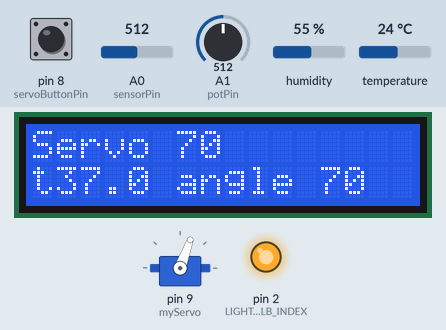
This sketch was run on a simulated Arduino Uno, built with avr-gcc and run on an emulated ATmega328P. Parts: 16×2 character LCD, servo, output pins drawn as LEDs (lit = HIGH). The inputs (shaded band) are chosen by the test bench; at power-on: A1 (potPin) = 512, pin 8 (servoButtonPin) LOW, A0 (sensorPin) = 512, humidity 55 %, temperature 24 °C. What the sketch prints to the serial monitor is not drawn.

Above: at 8.4 s.
8.5 s: A1 (potPin) set to 500
At 11.1 s:
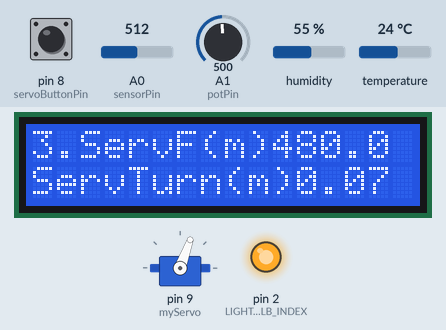
15.2 s: A1 (potPin) set to 716
At 17.5 s:
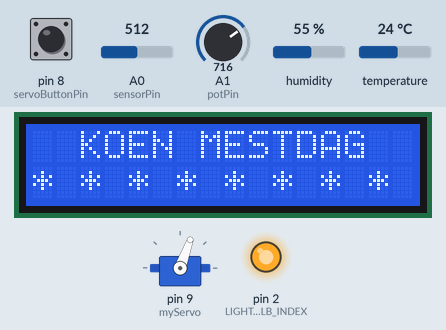
18.0 s: A1 (potPin) set to 696
20.5 s: A1 (potPin) set to 665
At 21.4 s:
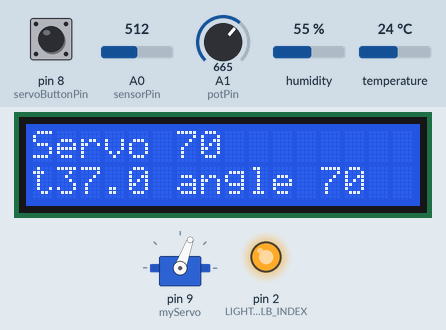
23.0 s: A1 (potPin) set to 306
At 25.8 s:
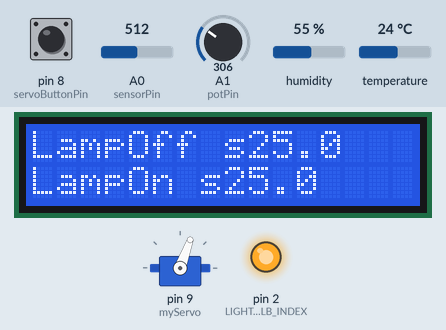
29.7 s: pin 8 (servoButtonPin) pulled HIGH for 2.2 s
At 33.41 s:
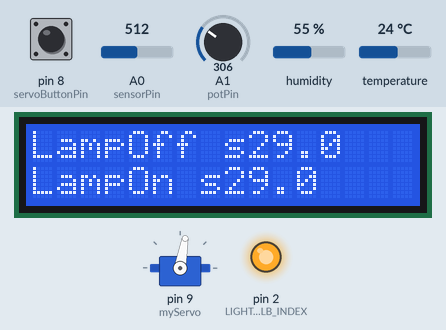
Timing chart, 0 to 37.9 s (numbered marks = the images above; inputs shaded):
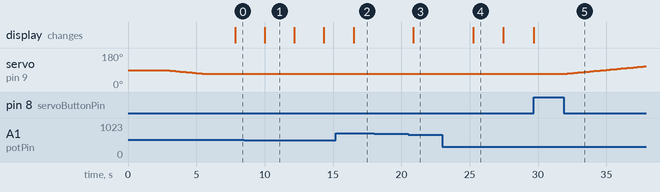

The sketch:

Arduino_temperature_moisture_lamp_display_Koen.ino
```cpp
/*
  Arduino egg hatcher

  Parts required:
  - one TMP36 temperature sensor            // double check on breading temp
  - 1 red LEDs                              // shows when heating is on
  - 2 220 ohm resistor                      // protects LED, helps pushbutton
  - Velleman VMA311 (DHT11)                 // used for regulating breading temp & humidity
  - Relco VLM 99085 snoerdimmer             // used for diming IR light
  - Velleman 4 channel relay module VMA400  // IR light switch
  - 1 servo motor                           // servo motor to tilt eggs
  - 2 XXX capacitors                        // protect board from servo creating power dip
  - 1 1J63 capacitor (0.1µF = 100nF)        // used to shield lcd from servo peak

  created 9 februari 2019
  by Koen Mestdag

  This example code is part of the public domain.
*/

// named constant for the pin the temp sensor is connected to
const int sensorPin = A0;
// lightbulbindex
const int LIGHT_BULB_INDEX = 2;

// target room temperature in Celsius
const float targetTemp = 37.0;
float vellemanAveragetemp = 37;
float vellemanTemps[25];
float dhtTemp;

// second temp measurement
// Fix the "floating" temperature reading
float averagetemp = targetTemp; // starting average (confirms to 37°)
float temps[25]; // use average of 25 readings because there is to much fluctuation

// Set up the LCD
// include the LCD code library:
#include <LiquidCrystal.h>
// initialize the library with the numbers of the interface pins
LiquidCrystal lcd(12, 11, 6, 5, 4, 3);

// Set up the temp & moisture for the Velleman component
#include <dht.h>
dht DHT; // load class to connect to Velleman
#define DHT11_PIN 7 // set pin of temp reader

// set up servo
#include <Servo.h>
// servo object which represents the real thing
Servo myServo;
// the pin that is connected to the servo
int const potPin = A1;
// angle switches
const int leftAngle = 70;
const int rightAngle = 125;
// the current angle
int angle = 120;
// step by step rotation (local var)
int pos;
// time in milliseconds in which the servo is turned (for chickens: 8 hours = 8h * 60m * 60s * 1000ms = 28800000
const long servoFrequency = 28800000; //15000;

// variable to know when to tilt!
long startTime = 0; // time sinds startup
long elapsedTime = 0; // time sinds last turn
// pushbutton to manually control the turn
const int servoButtonPin = 8;
int buttonState = 0;         // variable for reading the pushbutton status

// variables to know how long light is on / off
boolean lampOn = false;
long lampOnTime = 0;
long lampOffTime = 0;

// Alarm piezo
int piezoPin = 10;

// The lcd control
// the value of the potentiometer which stears lcd
int potVal;
// display rotator
int lcdSwitch = 0;

void setup() {
  // open a serial connection to display values on computer
  Serial.begin(9600);

  // set the LED / IR-lamp pin as outputs
  pinMode(LIGHT_BULB_INDEX, OUTPUT);
  // turn LAMP ON
  lampOn = true;
  digitalWrite(LIGHT_BULB_INDEX, HIGH);

  // start up the display
  // set up the number of columns and rows on the LCD
  lcd.begin(16, 2);
  // Print a message to the LCD.
  lcd.setCursor(0, 0);
  lcd.print("STARTING        ");
  // set the cursor to column 0, line 1
  lcd.setCursor(0, 1);
  lcd.print("EGG BREADING    ");
  // display & load servo capacitators
  delay(1000);

  int i;
  int chk = DHT.read11(DHT11_PIN);
  // delay to give temp and humidity sensors time to read
  delay(1000);
  dhtTemp = DHT.temperature;
  // initialize averagetemp
  for (i = 0; i < 25; i++) {
    vellemanTemps[i] = dhtTemp;
  }

  // initialize second temp reading
  averagetemp = getCheapTempReading(sensorPin);
  for (i = 0; i < 25; i++) {
    temps[i] = averagetemp;
  }

  // setup servo: attach servo object to Arduino digital out 9
  myServo.attach(9);
  angle = myServo.read();
  delay(500);
  // SET THE SERVO STARTING ANGLE > otherwise the servo goes very fast to rightangle pos
  if(angle < 90) {
    Serial.print("Moving servo from ");
    Serial.print(angle);
    Serial.println(" to 180");
    angle = turnUp(angle, rightAngle, 50);
  } else {
    Serial.print("Moving servo from ");
    Serial.print(angle);
    Serial.println(" to 60");
    angle = turnDown(angle, leftAngle, 50);
  }

  // var to keep track of tilting
  startTime = millis();
  elapsedTime = 0;
  // initialize the pushbutton pin as an input:
  pinMode(servoButtonPin, INPUT);

  Serial.print("STARTING WITH TARGET T = ");
  Serial.println(targetTemp);
  Serial.print("STARTED at ");
  Serial.println(dhtTemp);
}

void loop() {

  int i;
  int chk = DHT.read11(DHT11_PIN);
  // delay to give temp and humidity sensors time to read
  delay(1000);
  dhtTemp = DHT.temperature;

  if(dhtTemp > 1) { // only when good reading: calculate moving temp and stear lamps
    vellemanAveragetemp = 0;
    for (i = 24; i > 0; i--) {
      vellemanAveragetemp = vellemanAveragetemp + vellemanTemps[i];
      vellemanTemps[i] = vellemanTemps[i - 1];
    }
    vellemanTemps[0] = dhtTemp; // at last reading
    vellemanAveragetemp = vellemanAveragetemp + vellemanTemps[0];
    vellemanAveragetemp = vellemanAveragetemp / 25; // calculate average: sum all and devide by count

    Serial.print("Velleman temperature: ");
    Serial.print(dhtTemp);
    Serial.print(" AVG:");
    Serial.print(vellemanAveragetemp);
    Serial.print(" Humidity = ");
    Serial.println(DHT.humidity);

    // Turn light on / off to manipulate temperature
    // correct reading, proceed
    if (vellemanAveragetemp < (targetTemp - 0.5)) {
        // too cold: turn light on

        // lamp could be already on: check
        if(!lampOn) {
          // start clock
          lampOnTime = millis();
          lampOn = true;
        }

        digitalWrite(LIGHT_BULB_INDEX, HIGH);
        Serial.print("Turning lamp on at ");
        Serial.println(dhtTemp);
        delay(1000); // keep from switching on and off again
    } else if ((vellemanAveragetemp > (targetTemp + 0.9)) || (dhtTemp >= targetTemp + 2)) {
        // when average too warm: turn light off, of when to hot: immediately cool down!

        // lamp could be already off: check
        if(lampOn) {
          // start clock
          lampOffTime = millis();
          lampOn = false;
        }

        digitalWrite(LIGHT_BULB_INDEX, LOW);
        Serial.print("Turning lamp off at ");
        Serial.println(dhtTemp);
        delay(1000); // keep from switching on and off again
    } else {
        // keep lamp on or off, temp is OK
    }
/*  } else {
    // meter malfunction!!
    tone(piezoPin, 1000, 100); // arguments: stear piezopin, frequency 1000, ms to play) */
  }

/*  if(dhtTemp < 35) {
    tone(10, 1000);//, 500);
    Serial.println("Piezo ON");
    delay(600);
    Serial.println("Piezo OFF");
  }
*/

  // second temp reading temperature varies to much: calculate average!
  float temperature = getCheapTempReading(sensorPin);

  averagetemp = 0;
  for (i = 24; i > 0; i--) {
    averagetemp = averagetemp + temps[i];
    temps[i] = temps[i - 1];
  }
  temps[0] = temperature;
  averagetemp = averagetemp + temps[0];
  averagetemp = averagetemp / 25;

  Serial.print("Cheap: AVG[");
  Serial.print(averagetemp);
  Serial.print("]");
  Serial.print("Target[");
  Serial.print(targetTemp);
  Serial.print("] Actual [");
  Serial.print(temperature);
  Serial.println("]");

  // Turn the eggs when manual button is pressed. If it is, the buttonState is HIGH.
  // OR turn the eggs every servoFrequency seconds (should be 8 hours)
  // -> read the state of the pushbutton value:
  buttonState = digitalRead(servoButtonPin);
  if(buttonState == HIGH) {
    Serial.println("BUTTON PRESSED!!");
  }
  // Calculate the time sinds last check
  elapsedTime = millis() - startTime;

  if((elapsedTime >= servoFrequency) || (buttonState == HIGH)) {
    startTime = millis();
    if (angle == leftAngle) {
      angle = turnUp(leftAngle, rightAngle, 150);
    } else {
      angle = turnDown(rightAngle, leftAngle, 150);
    };

    // i am having a problem with scrambled chars on my lcd screen: so reset every 8 hours :)
    lcd.begin(16, 2);
    lcd.setCursor(0, 0);
    lcd.println("RESET LCD       ");
    lcd.setCursor(0, 1);
    lcd.println("RESET LCD       ");

    // wait for right pos
    delay(1000);
    Serial.print("Eggs were turned to angle ");
    Serial.print(angle);
    Serial.print(" at ");
    Serial.print((millis() / 1000));
    Serial.println("s");
  }

  // read the value of the potentio switch to switch text on display
  potVal = analogRead(potPin);

  // change the 1023 bits to 6 posibilities
  lcdSwitch = map(potVal, 0, 1023, 0, 6);
  Serial.print("Potentiometer: ");
  Serial.print(potVal);
  Serial.print(" lcdSwitch ");
  Serial.println(lcdSwitch);

  // Display
  //  lcd.clear(); // trying to eliminate weard chars
  String lcdText;
  if (lcdSwitch == 0) {
      // DISPLAY TARGETTEMP & SERVO ANGLE
      // DISPLAY MEASURED TEMP & HUMIDITY
      lcd.setCursor(0, 0);
      lcdText = appendSpaces(String("T" + String(DHT.temperature) + " M" + String(DHT.humidity)), 16);
      lcd.println(lcdText);
      lcd.setCursor(0, 1);
      lcdText = appendSpaces(String("Avg temp" + String(vellemanAveragetemp, 1)), 16);
      lcd.println(lcdText);
      Serial.println("case 0");
 } else if(lcdSwitch == 1) {
      // DISPLAY COLLAPSED TIME SINDS BREADING STARTED
      lcd.setCursor(0, 0);
      float timeCollapsed = (millis() - lampOffTime) / 1000;
      lcdText = appendSpaces(String("LampOff s" + String(timeCollapsed, 1)), 16);
      Serial.print(lcdText + "  > ");
      Serial.print(String(lampOffTime, 1));
      Serial.print(" > ");
      Serial.println(String(millis(), 1));
      lcd.println(lcdText);
      // DISPLAY TIME LAMP ON /OFF
      lcd.setCursor(0, 1);
      timeCollapsed = (millis() - lampOnTime) / 1000;
      lcdText = appendSpaces(String("LampOn s" + String(timeCollapsed, 1)), 16);
      Serial.print(lcdText);
      Serial.print(" >> ");
      Serial.print(String(lampOnTime, 1));
      Serial.print(" >> ");
      Serial.println(String(millis(), 1));
      Serial.println("case 1");
      lcd.println(lcdText);
 } else if(lcdSwitch == 2) {
      // DISPLAY SERVO SETTINGS & LAST ROTATION
      lcd.setCursor(0, 0);
      float freq = servoFrequency / 1000 / 60;
      lcdText = appendSpaces(String("3.ServF(m)" + String(freq, 1)), 16);
      lcd.println(lcdText);
      lcd.setCursor(0, 1);
      float rot = (millis() - startTime);
      rot = rot / 1000 / 60;
      lcdText = appendSpaces(String("ServTurn(m)" + String(rot, 2)), 16);
      lcd.println(lcdText);
      Serial.println("case 2");
 } else if(lcdSwitch == 3) {
      // DISPLAY TEMP SENSOR AVG READING
      Serial.println("case 3");
      lcd.setCursor(0, 0);
      lcdText = appendSpaces(String("Servo " + String(angle)), 16);
      lcd.println(lcdText);
      lcd.setCursor(0, 1);
      lcdText = appendSpaces(String("t" + String(targetTemp, 1) + " angle " + angle), 16);
      lcd.println(lcdText);
      Serial.println("case 3");
  } else if(lcdSwitch > 3){
      // DISPLAY CREDITS
      lcd.setCursor(0, 0);
      lcd.println("  KOEN MESTDAG  ");
      lcd.setCursor(0, 1);
      lcd.println("* * * * * * * * ");
      Serial.println("case default");
  }

  // wait for x * 1000ms so that the lamps do not keep going on and off
  delay(100);
}

/* Function to rotate servo from low to high position */
/* low: startpos, high: endpos, delayTime: the time the servo pauze to proceed to next degree */
int turnUp(int low, int high, int delayTime) {
  int pos;
  for (pos = low; pos <= high; pos += 1) { // goes from LOW degrees to HIGH degrees (min 0- max 180)
    // in steps of 1 degree
    myServo.write(pos);              // tell servo to go to position in variable 'pos'
    delay(150);                       // waits 15ms for the servo to reach the position, to not throw the eggs to the wall
    Serial.print("SERVO MOVED TO POS ");
    Serial.println(myServo.read());
  }
  return (myServo.read());
}

/* Function to rotate servo from high to low position */
int turnDown(int high, int low, int delayTime) {
  int pos;
  for (pos = high; pos >= low; pos -= 1) { // goes from 180 degrees to 0 degrees
    myServo.write(pos);              // tell servo to go to position in variable 'pos'
    delay(150);                       // waits 15ms for the servo to reach the position, to not throw the eggs to the wall
    Serial.print("SERVO MOVED TO POS ");
    Serial.println(myServo.read());
  }
  return (myServo.read());
}

/* Function which reads temp of sensor */
float getCheapTempReading(int pin) {
  // read the value on AnalogIn pin 0 (temp sensor) and store it in a variable
  int sensorVal = analogRead(pin);
  // convert the ADC reading to voltage
  float voltage = (sensorVal / 1024.0) * 5.0;
  // convert the voltage to temperature in degrees C
  // the sensor changes 10 mV per degree
  // the datasheet says there's a 500 mV offset
  // => ((voltage - 500 mV*1V/1000mV) times 1000mV/1V/10mV)
  float temperature = (voltage - .5) * 100;
  return temperature;
}

/* Returns string of length len, by appending spaces to the right */
String appendSpaces(String text, int len) {
  String iText = text;
  if(iText.length() > len) {
    iText = iText.substring(1, 17);
  }
  while (iText.length() < len) {
    iText.concat(" ");
  };
  return iText;
}
```

Measured:
- the behaviour switches between 512 and 511 on A1 (potPin) (found by bisection; images 0 and 1)
- the behaviour switches between 682 and 681 on A1 (potPin) (found by bisection; images 2 and 3)
- after the input at 8.5 s, the display: changes after 1.5 s (image 1)
- after the input at 15.2 s, the display: changes after 1.3 s (image 2)
- after the input at 18.0 s, every drawn part: stays the same
- after the input at 20.5 s, the display: changes after 0.35 s (image 3)
- after the input at 23.0 s, the display: changes after 2.2 s (image 4)
- after the input at 29.7 s, servo on pin 9 (myServo): moves from 70° to 110° over 5.9 s, starting after 2.3 s
